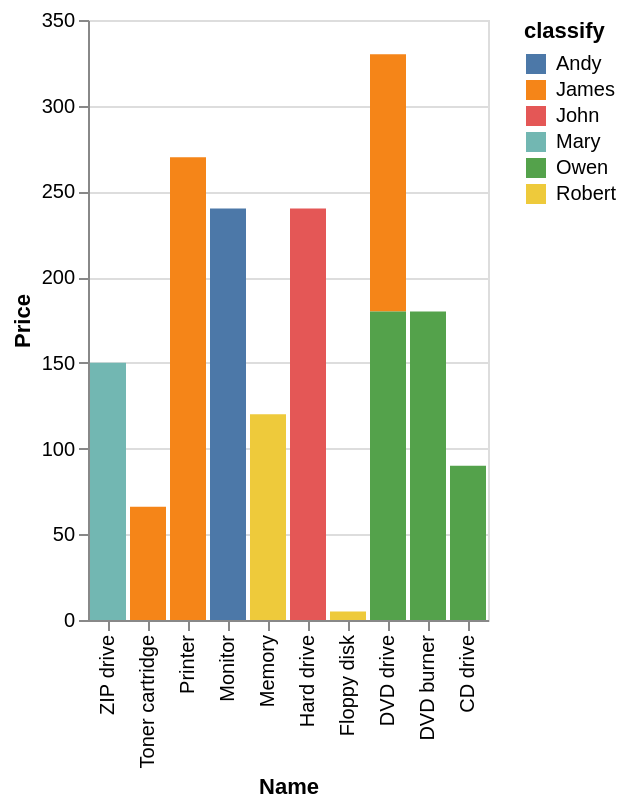

Vega-Lite specification stored for this chart:
### Vega-Lite specification from a JSON file in a GitHub repository (floating-point values rounded to 4 significant figures)
{"data": {"values": [{"x_data": "CD drive", "y_data": 0, "classify": "Andy"}, {"x_data": "DVD burner", "y_data": 0, "classify": "Andy"}, {"x_data": "DVD drive", "y_data": 0, "classify": "Andy"}, {"x_data": "Floppy disk", "y_data": 0, "classify": "Andy"}, {"x_data": "Hard drive", "y_data": 0, "classify": "Andy"}, {"x_data": "Memory", "y_data": 0, "classify": "Andy"}, {"x_data": "Monitor", "y_data": 240, "classify": "Andy"}, {"x_data": "Printer", "y_data": 0, "classify": "Andy"}, {"x_data": "Toner cartridge", "y_data": 0, "classify": "Andy"}, {"x_data": "ZIP drive", "y_data": 0, "classify": "Andy"}, {"x_data": "CD drive", "y_data": 0, "classify": "James"}, {"x_data": "DVD burner", "y_data": 0, "classify": "James"}, {"x_data": "DVD drive", "y_data": 150, "classify": "James"}, {"x_data": "Floppy disk", "y_data": 0, "classify": "James"}, {"x_data": "Hard drive", "y_data": 0, "classify": "James"}, {"x_data": "Memory", "y_data": 0, "classify": "James"}, {"x_data": "Monitor", "y_data": 0, "classify": "James"}, {"x_data": "Printer", "y_data": 270, "classify": "James"}, {"x_data": "Toner cartridge", "y_data": 66, "classify": "James"}, {"x_data": "ZIP drive", "y_data": 0, "classify": "James"}, {"x_data": "CD drive", "y_data": 0, "classify": "John"}, {"x_data": "DVD burner", "y_data": 0, "classify": "John"}, {"x_data": "DVD drive", "y_data": 0, "classify": "John"}, {"x_data": "Floppy disk", "y_data": 0, "classify": "John"}, {"x_data": "Hard drive", "y_data": 240, "classify": "John"}, {"x_data": "Memory", "y_data": 0, "classify": "John"}, {"x_data": "Monitor", "y_data": 0, "classify": "John"}, {"x_data": "Printer", "y_data": 0, "classify": "John"}, {"x_data": "Toner cartridge", "y_data": 0, "classify": "John"}, {"x_data": "ZIP drive", "y_data": 0, "classify": "John"}, {"x_data": "CD drive", "y_data": 0, "classify": "Mary"}, {"x_data": "DVD burner", "y_data": 0, "classify": "Mary"}, {"x_data": "DVD drive", "y_data": 0, "classify": "Mary"}, {"x_data": "Floppy disk", "y_data": 0, "classify": "Mary"}, {"x_data": "Hard drive", "y_data": 0, "classify": "Mary"}, {"x_data": "Memory", "y_data": 0, "classify": "Mary"}, {"x_data": "Monitor", "y_data": 0, "classify": "Mary"}, {"x_data": "Printer", "y_data": 0, "classify": "Mary"}, {"x_data": "Toner cartridge", "y_data": 0, "classify": "Mary"}, {"x_data": "ZIP drive", "y_data": 150, "classify": "Mary"}, {"x_data": "CD drive", "y_data": 90, "classify": "Owen"}, {"x_data": "DVD burner", "y_data": 180, "classify": "Owen"}, {"x_data": "DVD drive", "y_data": 180, "classify": "Owen"}, {"x_data": "Floppy disk", "y_data": 0, "classify": "Owen"}, {"x_data": "Hard drive", "y_data": 0, "classify": "Owen"}, {"x_data": "Memory", "y_data": 0, "classify": "Owen"}, {"x_data": "Monitor", "y_data": 0, "classify": "Owen"}, {"x_data": "Printer", "y_data": 0, "classify": "Owen"}, {"x_data": "Toner cartridge", "y_data": 0, "classify": "Owen"}, {"x_data": "ZIP drive", "y_data": 0, "classify": "Owen"}, {"x_data": "CD drive", "y_data": 0, "classify": "Robert"}, {"x_data": "DVD burner", "y_data": 0, "classify": "Robert"}, {"x_data": "DVD drive", "y_data": 0, "classify": "Robert"}, {"x_data": "Floppy disk", "y_data": 5, "classify": "Robert"}, {"x_data": "Hard drive", "y_data": 0, "classify": "Robert"}, {"x_data": "Memory", "y_data": 120, "classify": "Robert"}, {"x_data": "Monitor", "y_data": 0, "classify": "Robert"}, {"x_data": "Printer", "y_data": 0, "classify": "Robert"}, {"x_data": "Toner cartridge", "y_data": 0, "classify": "Robert"}, {"x_data": "ZIP drive", "y_data": 0, "classify": "Robert"}]}, "mark": "bar", "encoding": {"x": {"field": "x_data", "type": "nominal", "title": "Name", "sort": "descending"}, "y": {"field": "y_data", "type": "quantitative", "title": "Price"}, "color": {"field": "classify"}}}
